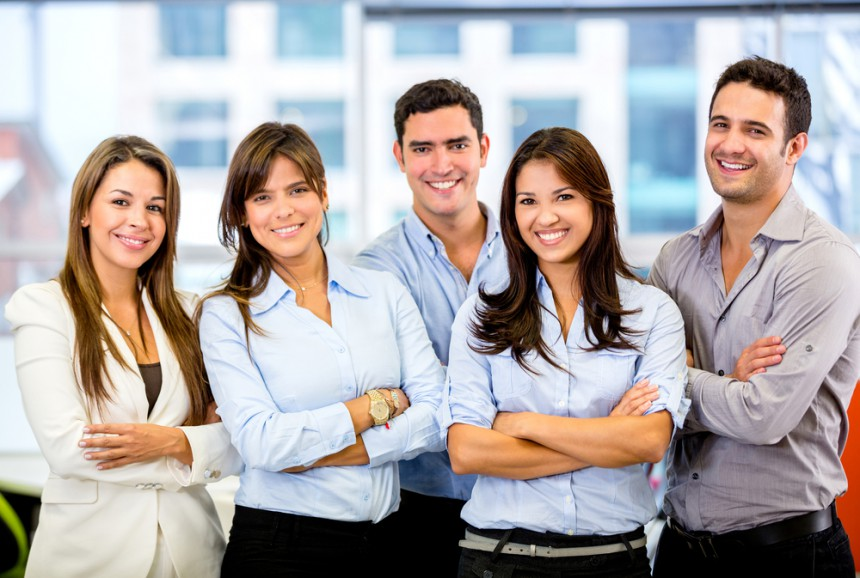
#> input picture test.jpg, 860 x 578 px
$ python face_recognition.py
#> lines starting #> are read from the running program, lines starting #| are printed output that depends on the picture; after the words box and inside, x2 and y2 are one past the last pixel; in counts of white or black regions, pixels touching at a corner belong together
import cv2

face_cascade_db = cv2.CascadeClassifier(cv2.data.haarcascades + "haarcascade_frontalface_default.xml")

img = cv2.imread("test.jpg")
#> img is the input picture: shape (578, 860, 3); mean B, G, R 167.4, 167.7, 174.4
img_gray = cv2.cvtColor(img, cv2.COLOR_BGR2GRAY)
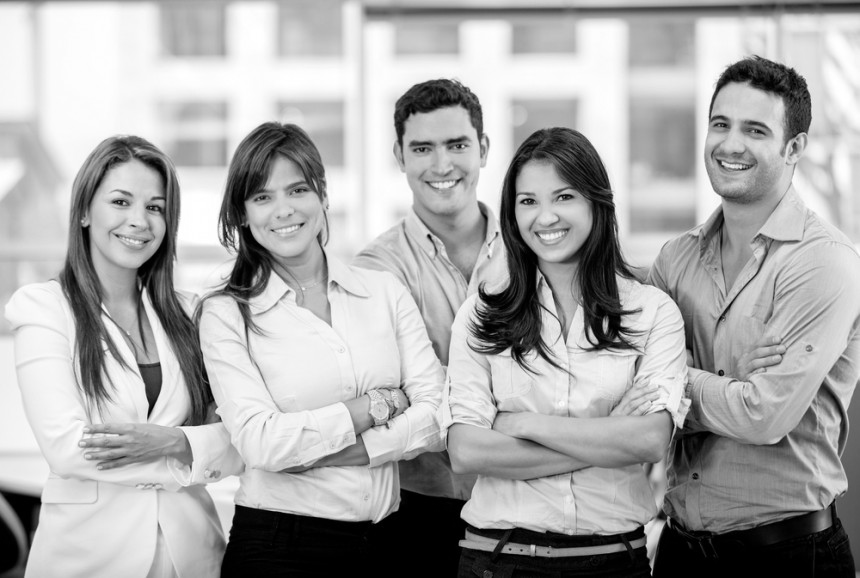
#> img_gray: shape (578, 860); min 0, max 255, mean 169.7

count = 0
face = face_cascade_db.detectMultiScale(img, 1.1, 19)
#> face = [[240, 159, 90, 90], [502, 165, 90, 90], [689, 91, 97, 97], [390, 107, 99, 99], [87, 168, 95, 95]]
for (x,y,w,h) in face:
    cv2.rectangle(img, (x,y),
    (x+w,y+h), (0,255,0),2)
    count +=1
#> this loop made 5 passes
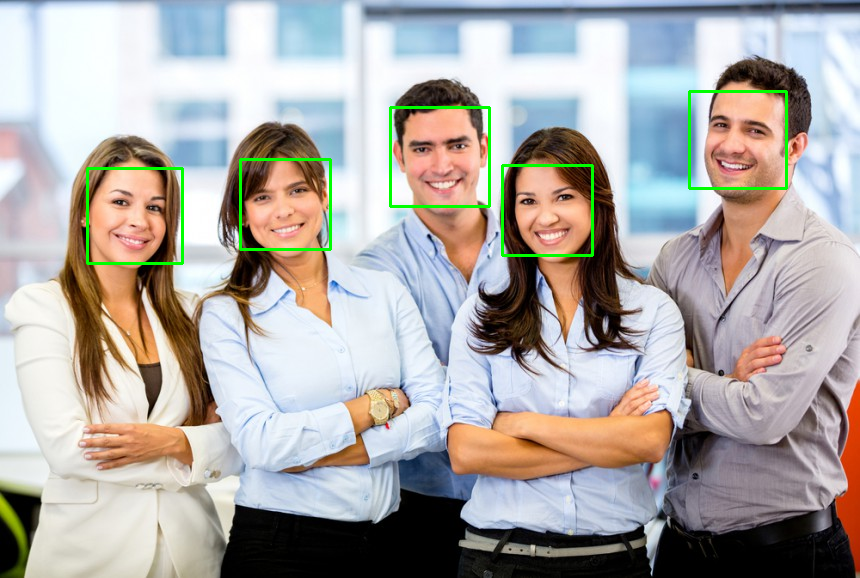
#> img: shape (578, 860, 3); 1.13% of pixels changed, all inside (x1, y1, x2, y2) = (86, 90, 788, 265)
#> after the loop, count = 5

cv2.imshow(img)
print (f"Detection {count} face")
#| Detection 5 face
